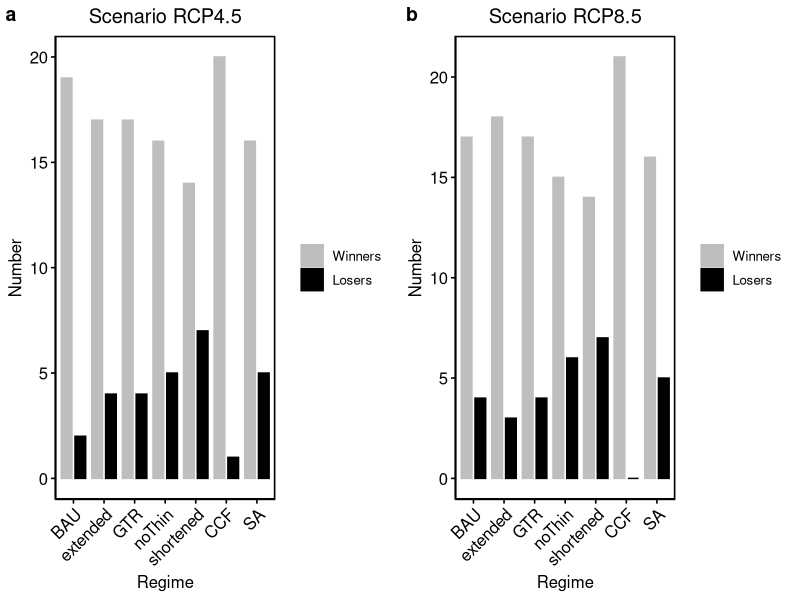
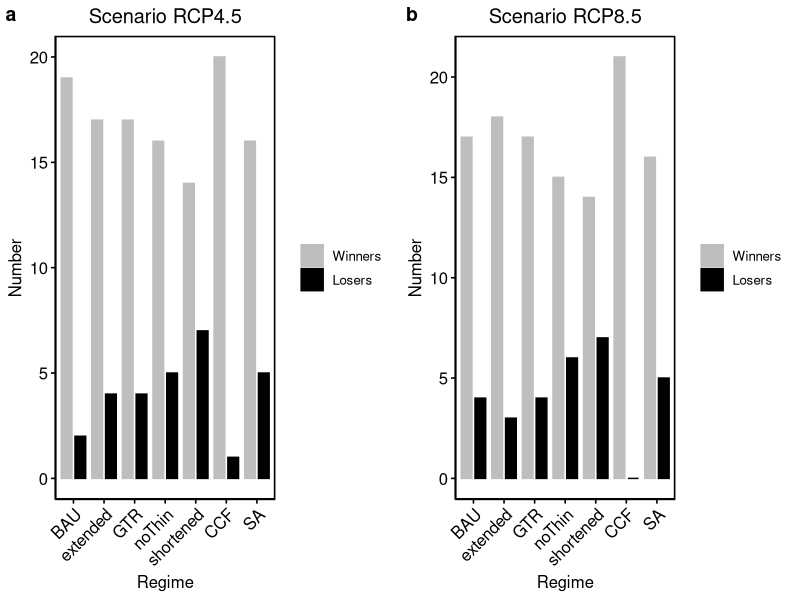

Reproduce these figures in R, in order.
# Barplots Winners and losers for Deadwood article (Elli's thesis)
# Author: Maria Triviño
# Date 7th Dec 21

library(ggplot2)
library(ggpubr)

personal_theme = theme(plot.title = 
                         element_text(hjust = 0.5)) +
  theme(panel.background = element_rect(fill = 'white', colour = 'black'))+
  theme(panel.border = element_rect(colour = "black", fill=NA, size=1))

# First trying different formats
#Win.RCP45<-c(19, 17, 17, 16, 14, 20, 16)
#Win.RCP85<-c(17, 18, 17, 15, 14, 21, 16) 
#Los.RCP45<-c(2, 4, 4, 5, 7, 1, 5)
#Los.RCP85<-c(4, 3, 4, 6, 7, 0, 5) 
#names(Win.RCP45)=names(Win.RCP85)=names(Los.RCP45)=names(Los.RCP85)=c("BAU","BAU_15","BAUwGTR","BAUwoT","BAUwoT_m20", "CCF","SA")

#RCP45 = rbind(Win.RCP45,Los.RCP45)
#row.names(RCP45) = c("Winners", "Losers")

#Number = c(19, 17, 17, 16, 14, 20, 16,# Win.RCP45
#           2, 4, 4, 5, 7, 1, 5) # Los.RCP45
#Number2 = c(17, 18, 17, 15, 14, 21, 16, # Win.RCP85
#            4, 3, 4, 6, 7, 0, 5)      #Los.RCP85

######################################################
Number = c(19,2, 17, 4, 17, 4, 16,5, 14, 7, 20, 1, 16, 5) # For RCP45 (Winners and losers)
class(Number) #numeric

#sce <- c ("RCP4.5", "RCP8.5")
#Scenario <- rep(sce, each=14)

typ <- c ("Winners", "Losers")
Type <- rep(typ, times = 7)
Type

#reg =c("BAU","BAU_15","BAUwGTR","BAUwoT","BAUwoT_m20", "CCF","SA")
reg = c("BAU", "extended", "GTR", "noThin", "shortened", "CCF", "SA")

Regime = rep(reg, each=2)
Regime

RCP45 = data.frame(cbind(Regime, Type, Number)) # Otherwise is "matrix" "array" 
class(df)
class(RCP45$Number) # "character"
RCP45$Number <- as.numeric(RCP45$Number)
RCP45$Type <- as.factor(RCP45$Type)
RCP45$Type <- factor(RCP45$Type, levels = c("Winners", "Losers"))


fig1 = ggbarplot(RCP45, x = "Regime", y = "Number",
                 fill = "Type", color = "Type",
                 palette = c("gray", "black"),
                 position = position_dodge(0.9),
                 x.text.angle = 45)

Fig_RCP45 = fig1 +
  #xlab ("Scenario") + 
  #ylab("Relative value") +
  ggtitle("Scenario RCP4.5") +
  personal_theme +
  theme(legend.position="none") +
  theme(legend.title=element_blank()) +
  theme(legend.position="right")

# Same but for scenario RCP85
Number = c(17, 4, 18, 3, 17, 4, 15, 6, 14, 7, 21, 0, 16, 5)# For RCP85 (Winners and losers)
RCP85 = data.frame(cbind(Regime, Type, Number)) # Otherwise is "matrix" "array" 
RCP85$Number <- as.numeric(RCP85$Number)
RCP85$Type <- factor(RCP85$Type, levels = c("Winners", "Losers"))

fig2 = ggbarplot(RCP85, x = "Regime", y = "Number",
                 fill = "Type", color = "Type",
                 palette = c("gray", "black"),
                 position = position_dodge(0.9),
                 x.text.angle = 45)
Fig_RCP85 = fig2 +
  ggtitle("Scenario RCP8.5") +
  personal_theme +
  theme(legend.title=element_blank()) +
  theme(legend.position="right")

fig3 <- ggarrange(Fig_RCP45, Fig_RCP85,
                  labels = c("a", "b"),
                  ncol = 2, nrow = 1)
fig3
getwd()
setwd("/Users/matrivi/Documents/0 Work/v2_ellinoora/output")
ggsave(file = "Fig Win_Los2 Jan22.tiff", plot = fig3, width=25, height=10, units="cm", dpi=120, compression="lzw")
